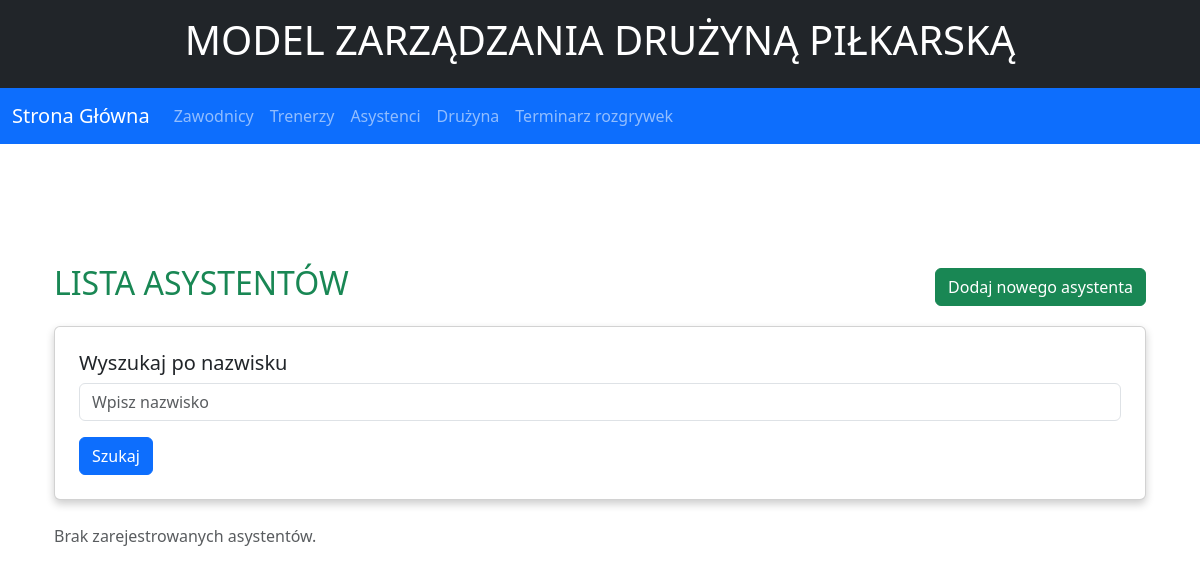
Page /assistant on the earlier database version.
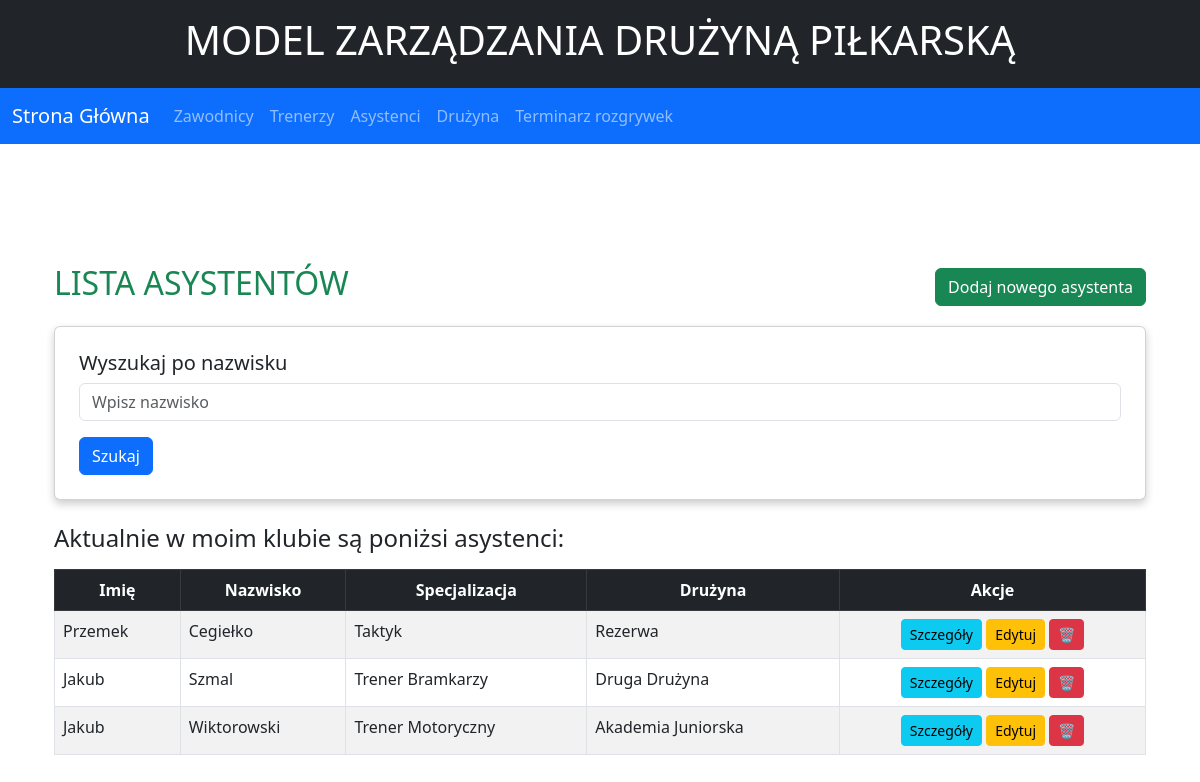
Same page on the later database version.
### Legia/models.py (models this page shows, shortened)
class Assistant(models.Model):
    firstname = models.CharField(max_length=50)
    lastname = models.CharField(max_length=50)
    birth = models.DateField()
    gender = models.CharField(max_length=100, choices=PLEC, null = True)
    signing_date = models.DateTimeField(auto_now_add=True)
    specialization = models.CharField(max_length=50, choices=SPECIALIZATIONS)
    team = models.ForeignKey(Team, null=True, blank=True, on_delete=models.SET_NULL)
    class Meta:
        ordering = ['lastname']

class Team(models.Model):
    name = models.CharField(max_length=100, choices=TEAMS)
    capacity = models.PositiveBigIntegerField(null = True)
    def __str__(self):
        return f"{self.name}"

### Legia/views.py (the view)
# urls.py: path('assistant', views.assistant_list, name='assistant-list'),
def assistant_list(request):
    assistants = Assistant.objects.filter(lastname__icontains=request.POST['phrase']) if request.method == 'POST' else Assistant.objects.all()
    return render(request, "Legia/assistant/list.html", {'assistants': assistants})

### Legia/templates/Legia/assistant/list.html (shortened to what this page needs)
{% extends "Legia/base.html" %}
{% block content %}
<div class="container mt-4">
    <div class="d-flex justify-content-between align-items-center mb-3">
        <h2 class="text-success">LISTA ASYSTENTÓW</h2>
        <a href="{% url 'assistant-create' %}" class="btn btn-success">Dodaj nowego asystenta</a>
    </div>
    <div class="card p-4 mb-4">
        <h5 class="card-title">Wyszukaj po nazwisku</h5>
        <form action="" method="post">
            <div class=a"form-group me-2">
                <input type="text" name="phrase" class="form-control" placeholder="Wpisz nazwisko">
            </div>
            <button type="submit" class="btn btn-primary">Szukaj</button>
        </form>
    </div>
    {% if assistants %}
    <h4 class="mb-3">Aktualnie w moim klubie są poniżsi asystenci:</h4>
    <div class="table-responsive">
        <table class="table table-striped table-bordered">
            <thead class="table-dark">
                <tr align="center">
                    <th>Imię</th>
                    <th>Nazwisko</th>
                    <th>Specjalizacja</th>
                    <th>Drużyna</th>
                    <th>Akcje</th>
                </tr>
            </thead>
            <tbody>
                {% for assistant in assistants %}
                    <tr>
                        <td>{{ assistant.firstname }}</td>
                        <td>{{ assistant.lastname }}</td>
                        <td>{{ assistant.specialization }}</td>
                        <td>{{ assistant.team }}</td>
                        <td align="center">
                            <a href="{% url 'assistant-detail' assistant.id %}" class="btn btn-info btn-sm">Szczegóły</a>
                            <a href="{% url 'assistant-update' assistant.id %}" class="btn btn-warning btn-sm">Edytuj</a>
                            <form method="post" action="{% url 'assistant-delete' assistant.id %}" style="display:inline;">
                                <button type="submit" class="btn btn-danger btn-sm">🗑️</button>
                            </form>
                        </td>
                    </tr>
                {% endfor %}
            </tbody>
        </table>
    {% else %}
        <p class="text-muted">Brak zarejestrowanych asystentów.</p>
    {% endif %}
</div>
{% endblock %}

Differences in the rows shown:
added Assistant: firstname "Przemek", lastname "Cegiełko", specialization "Taktyk", team "Rezerwa"
added Assistant: firstname "Jakub", lastname "Szmal", specialization "Trener Bramkarzy", team "Druga Drużyna"
added Assistant: firstname "Jakub", lastname "Wiktorowski", specialization "Trener Motoryczny", team "Akademia Juniorska"
Other differences:
text no longer shown: "Brak zarejestrowanych asystentów."
text now shown: "Aktualnie w moim klubie są poniżsi asystenci: Imię Nazwisko Specjalizacja Drużyna Akcje"
